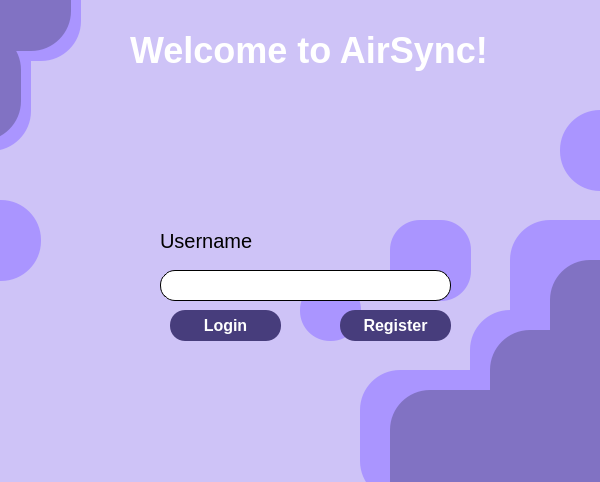
<?xml version="1.0" encoding="UTF-8"?>
<ui version="4.0">
 <class>OneDriveClass</class>
 <widget class="QMainWindow" name="OneDriveClass">
  <property name="geometry">
   <rect>
    <x>0</x>
    <y>0</y>
    <width>600</width>
    <height>482</height>
   </rect>
  </property>
  <property name="minimumSize">
   <size>
    <width>600</width>
    <height>482</height>
   </size>
  </property>
  <property name="windowTitle">
   <string>OneDrive</string>
  </property>
  <property name="layoutDirection">
   <enum>Qt::RightToLeft</enum>
  </property>
  <property name="styleSheet">
   <string notr="true">


QMainWindow{
background: rgb(206, 195, 247);
}
</string>
  </property>
  <property name="iconSize">
   <size>
    <width>11</width>
    <height>12</height>
   </size>
  </property>
  <widget class="QWidget" name="centralWidget">
   <widget class="QPushButton" name="login">
    <property name="geometry">
     <rect>
      <x>170</x>
      <y>310</y>
      <width>111</width>
      <height>31</height>
     </rect>
    </property>
    <property name="font">
     <font>
      <pointsize>-1</pointsize>
      <italic>false</italic>
      <bold>true</bold>
     </font>
    </property>
    <property name="cursor">
     <cursorShape>ArrowCursor</cursorShape>
    </property>
    <property name="layoutDirection">
     <enum>Qt::RightToLeft</enum>
    </property>
    <property name="styleSheet">
     <string notr="true">QPushButton
{
font-weight:bold ;
font-style : normal;
border: 0.1px solid black;
border-radius:15px;
background:rgb(71, 61, 124);
color:white;
font-size:16px;
}

QPushButton:hover
{
   background-color:rgb(170, 149, 255);
}</string>
    </property>
    <property name="text">
     <string>Login</string>
    </property>
    <property name="icon">
     <iconset>
      <normaloff>Assets/logoLoginButton.png</normaloff>Assets/logoLoginButton.png</iconset>
    </property>
    <property name="iconSize">
     <size>
      <width>28</width>
      <height>22</height>
     </size>
    </property>
    <property name="autoDefault">
     <bool>false</bool>
    </property>
   </widget>
   <widget class="QPushButton" name="pushButton">
    <property name="geometry">
     <rect>
      <x>340</x>
      <y>310</y>
      <width>111</width>
      <height>31</height>
     </rect>
    </property>
    <property name="layoutDirection">
     <enum>Qt::LeftToRight</enum>
    </property>
    <property name="styleSheet">
     <string notr="true">QPushButton
{
font-weight:bold ;
font-style : normal;
border: 0.1px solid black;
border-radius:15px;
background:rgb(71, 61, 124);
color:white;
font-size:16px;
}

QPushButton:hover
{
   background-color:rgb(170, 149, 255);
}</string>
    </property>
    <property name="text">
     <string>Register</string>
    </property>
    <property name="icon">
     <iconset>
      <normaloff>Assets/logoReg.png</normaloff>Assets/logoReg.png</iconset>
    </property>
    <property name="iconSize">
     <size>
      <width>24</width>
      <height>29</height>
     </size>
    </property>
   </widget>
   <widget class="QLabel" name="label">
    <property name="geometry">
     <rect>
      <x>160</x>
      <y>230</y>
      <width>111</width>
      <height>21</height>
     </rect>
    </property>
    <property name="styleSheet">
     <string notr="true">font-size:20px;</string>
    </property>
    <property name="text">
     <string>Username</string>
    </property>
   </widget>
   <widget class="QLabel" name="label_2">
    <property name="geometry">
     <rect>
      <x>130</x>
      <y>10</y>
      <width>441</width>
      <height>81</height>
     </rect>
    </property>
    <property name="styleSheet">
     <string notr="true">font-size:36px;
font-weight:bold;
color:white;
</string>
    </property>
    <property name="text">
     <string>Welcome to AirSync!</string>
    </property>
   </widget>
   <widget class="QLabel" name="label_3">
    <property name="geometry">
     <rect>
      <x>470</x>
      <y>310</y>
      <width>151</width>
      <height>131</height>
     </rect>
    </property>
    <property name="styleSheet">
     <string notr="true">background-color: rgb(170, 149, 255);
border-radius:40px;</string>
    </property>
    <property name="text">
     <string/>
    </property>
   </widget>
   <widget class="QLabel" name="label_4">
    <property name="geometry">
     <rect>
      <x>510</x>
      <y>220</y>
      <width>151</width>
      <height>131</height>
     </rect>
    </property>
    <property name="styleSheet">
     <string notr="true">background-color: rgb(170, 149, 255);
border-radius:40px;
</string>
    </property>
    <property name="text">
     <string/>
    </property>
   </widget>
   <widget class="QLabel" name="label_5">
    <property name="geometry">
     <rect>
      <x>360</x>
      <y>370</y>
      <width>151</width>
      <height>131</height>
     </rect>
    </property>
    <property name="styleSheet">
     <string notr="true">background-color: rgb(170, 149, 255);
border-radius:40px;</string>
    </property>
    <property name="text">
     <string/>
    </property>
   </widget>
   <widget class="QLabel" name="label_6">
    <property name="geometry">
     <rect>
      <x>390</x>
      <y>220</y>
      <width>81</width>
      <height>81</height>
     </rect>
    </property>
    <property name="styleSheet">
     <string notr="true">background-color: rgb(170, 149, 255);
border-radius:30%;</string>
    </property>
    <property name="text">
     <string/>
    </property>
   </widget>
   <widget class="QLabel" name="label_7">
    <property name="geometry">
     <rect>
      <x>300</x>
      <y>280</y>
      <width>61</width>
      <height>61</height>
     </rect>
    </property>
    <property name="styleSheet">
     <string notr="true">background-color: rgb(170, 149, 255);
border-radius:30%;</string>
    </property>
    <property name="text">
     <string/>
    </property>
   </widget>
   <widget class="QLabel" name="label_8">
    <property name="geometry">
     <rect>
      <x>490</x>
      <y>330</y>
      <width>151</width>
      <height>171</height>
     </rect>
    </property>
    <property name="styleSheet">
     <string notr="true">background-color: rgb(129, 114, 195);
border-radius:40px;</string>
    </property>
    <property name="text">
     <string/>
    </property>
   </widget>
   <widget class="QLabel" name="label_9">
    <property name="geometry">
     <rect>
      <x>550</x>
      <y>260</y>
      <width>151</width>
      <height>131</height>
     </rect>
    </property>
    <property name="styleSheet">
     <string notr="true">background-color: rgb(129, 114, 195);
border-radius:40px;</string>
    </property>
    <property name="frameShape">
     <enum>QFrame::StyledPanel</enum>
    </property>
    <property name="frameShadow">
     <enum>QFrame::Sunken</enum>
    </property>
    <property name="text">
     <string/>
    </property>
   </widget>
   <widget class="QLabel" name="label_10">
    <property name="geometry">
     <rect>
      <x>390</x>
      <y>390</y>
      <width>151</width>
      <height>131</height>
     </rect>
    </property>
    <property name="styleSheet">
     <string notr="true">background-color: rgb(129, 114, 195);
border-radius:40px;</string>
    </property>
    <property name="text">
     <string/>
    </property>
   </widget>
   <widget class="QLabel" name="label_11">
    <property name="geometry">
     <rect>
      <x>560</x>
      <y>110</y>
      <width>91</width>
      <height>81</height>
     </rect>
    </property>
    <property name="styleSheet">
     <string notr="true">background-color: rgb(170, 149, 255);
border-radius:40px;
</string>
    </property>
    <property name="text">
     <string/>
    </property>
   </widget>
   <widget class="QLabel" name="label_12">
    <property name="geometry">
     <rect>
      <x>-70</x>
      <y>-70</y>
      <width>151</width>
      <height>131</height>
     </rect>
    </property>
    <property name="styleSheet">
     <string notr="true">background-color: rgb(170, 149, 255);
border-radius:40px;</string>
    </property>
    <property name="text">
     <string/>
    </property>
   </widget>
   <widget class="QLabel" name="label_13">
    <property name="geometry">
     <rect>
      <x>-120</x>
      <y>20</y>
      <width>151</width>
      <height>131</height>
     </rect>
    </property>
    <property name="styleSheet">
     <string notr="true">background-color: rgb(170, 149, 255);
border-radius:40px;</string>
    </property>
    <property name="text">
     <string/>
    </property>
   </widget>
   <widget class="QLabel" name="label_14">
    <property name="geometry">
     <rect>
      <x>-60</x>
      <y>-60</y>
      <width>131</width>
      <height>111</height>
     </rect>
    </property>
    <property name="styleSheet">
     <string notr="true">background-color: rgb(129, 114, 195);
border-radius:40px;</string>
    </property>
    <property name="text">
     <string/>
    </property>
   </widget>
   <widget class="QLabel" name="label_15">
    <property name="geometry">
     <rect>
      <x>-110</x>
      <y>30</y>
      <width>131</width>
      <height>111</height>
     </rect>
    </property>
    <property name="styleSheet">
     <string notr="true">background-color: rgb(129, 114, 195);
border-radius:40px;</string>
    </property>
    <property name="text">
     <string/>
    </property>
   </widget>
   <widget class="QLabel" name="label_16">
    <property name="geometry">
     <rect>
      <x>-40</x>
      <y>200</y>
      <width>81</width>
      <height>81</height>
     </rect>
    </property>
    <property name="styleSheet">
     <string notr="true">background-color: rgb(170, 149, 255);
border-radius:40px;</string>
    </property>
    <property name="text">
     <string/>
    </property>
   </widget>
   <widget class="QLabel" name="label_17">
    <property name="geometry">
     <rect>
      <x>110</x>
      <y>50</y>
      <width>411</width>
      <height>301</height>
     </rect>
    </property>
    <property name="text">
     <string/>
    </property>
    <property name="pixmap">
     <pixmap>Assets/LogoQtFinal.png</pixmap>
    </property>
    <property name="scaledContents">
     <bool>true</bool>
    </property>
   </widget>
   <widget class="QLabel" name="UserTaken">
    <property name="geometry">
     <rect>
      <x>40</x>
      <y>370</y>
      <width>521</width>
      <height>41</height>
     </rect>
    </property>
    <property name="styleSheet">
     <string notr="true">font-size: 20px;
color:white;

</string>
    </property>
    <property name="text">
     <string/>
    </property>
   </widget>
   <widget class="QLabel" name="userTakenIcon">
    <property name="geometry">
     <rect>
      <x>0</x>
      <y>380</y>
      <width>41</width>
      <height>31</height>
     </rect>
    </property>
    <property name="text">
     <string/>
    </property>
    <property name="pixmap">
     <pixmap>Assets/wrong.png</pixmap>
    </property>
    <property name="scaledContents">
     <bool>true</bool>
    </property>
   </widget>
   <widget class="QLabel" name="label_18">
    <property name="geometry">
     <rect>
      <x>130</x>
      <y>60</y>
      <width>361</width>
      <height>301</height>
     </rect>
    </property>
    <property name="text">
     <string/>
    </property>
    <property name="pixmap">
     <pixmap>../../../../../../.designer/backup/LogoQtFinal.png</pixmap>
    </property>
    <property name="scaledContents">
     <bool>true</bool>
    </property>
   </widget>
   <widget class="QLabel" name="userSucces">
    <property name="geometry">
     <rect>
      <x>0</x>
      <y>380</y>
      <width>41</width>
      <height>31</height>
     </rect>
    </property>
    <property name="text">
     <string/>
    </property>
    <property name="pixmap">
     <pixmap>Assets/right.png</pixmap>
    </property>
    <property name="scaledContents">
     <bool>true</bool>
    </property>
   </widget>
   <widget class="QLineEdit" name="Username">
    <property name="geometry">
     <rect>
      <x>160</x>
      <y>270</y>
      <width>291</width>
      <height>31</height>
     </rect>
    </property>
    <property name="styleSheet">
     <string notr="true">border: 1px solid;
 border-radius:15px;
 background-color: palette(base);
font-weight:bold;
</string>
    </property>
   </widget>
   <zorder>label_18</zorder>
   <zorder>label_17</zorder>
   <zorder>label_16</zorder>
   <zorder>label_12</zorder>
   <zorder>label_7</zorder>
   <zorder>label_6</zorder>
   <zorder>label_3</zorder>
   <zorder>login</zorder>
   <zorder>pushButton</zorder>
   <zorder>label</zorder>
   <zorder>label_2</zorder>
   <zorder>label_4</zorder>
   <zorder>label_5</zorder>
   <zorder>label_8</zorder>
   <zorder>label_9</zorder>
   <zorder>label_10</zorder>
   <zorder>label_11</zorder>
   <zorder>label_13</zorder>
   <zorder>label_14</zorder>
   <zorder>label_15</zorder>
   <zorder>userTakenIcon</zorder>
   <zorder>userSucces</zorder>
   <zorder>UserTaken</zorder>
   <zorder>Username</zorder>
  </widget>
 </widget>
 <layoutdefault spacing="6" margin="11"/>
 <resources>
  <include location="OneDrive.qrc"/>
 </resources>
 <connections>
  <connection>
   <sender>login</sender>
   <signal>clicked()</signal>
   <receiver>OneDriveClass</receiver>
   <slot>LoginToAccount()</slot>
   <hints>
    <hint type="sourcelabel">
     <x>196</x>
     <y>367</y>
    </hint>
    <hint type="destinationlabel">
     <x>97</x>
     <y>243</y>
    </hint>
   </hints>
  </connection>
  <connection>
   <sender>pushButton</sender>
   <signal>clicked()</signal>
   <receiver>OneDriveClass</receiver>
   <slot>Signup()</slot>
   <hints>
    <hint type="sourcelabel">
     <x>406</x>
     <y>359</y>
    </hint>
    <hint type="destinationlabel">
     <x>93</x>
     <y>283</y>
    </hint>
   </hints>
  </connection>
 </connections>
 <slots>
  <slot>Login()</slot>
  <slot>LoginToAccount()</slot>
  <slot>getUserName()</slot>
  <slot>Signup()</slot>
 </slots>
</ui>
